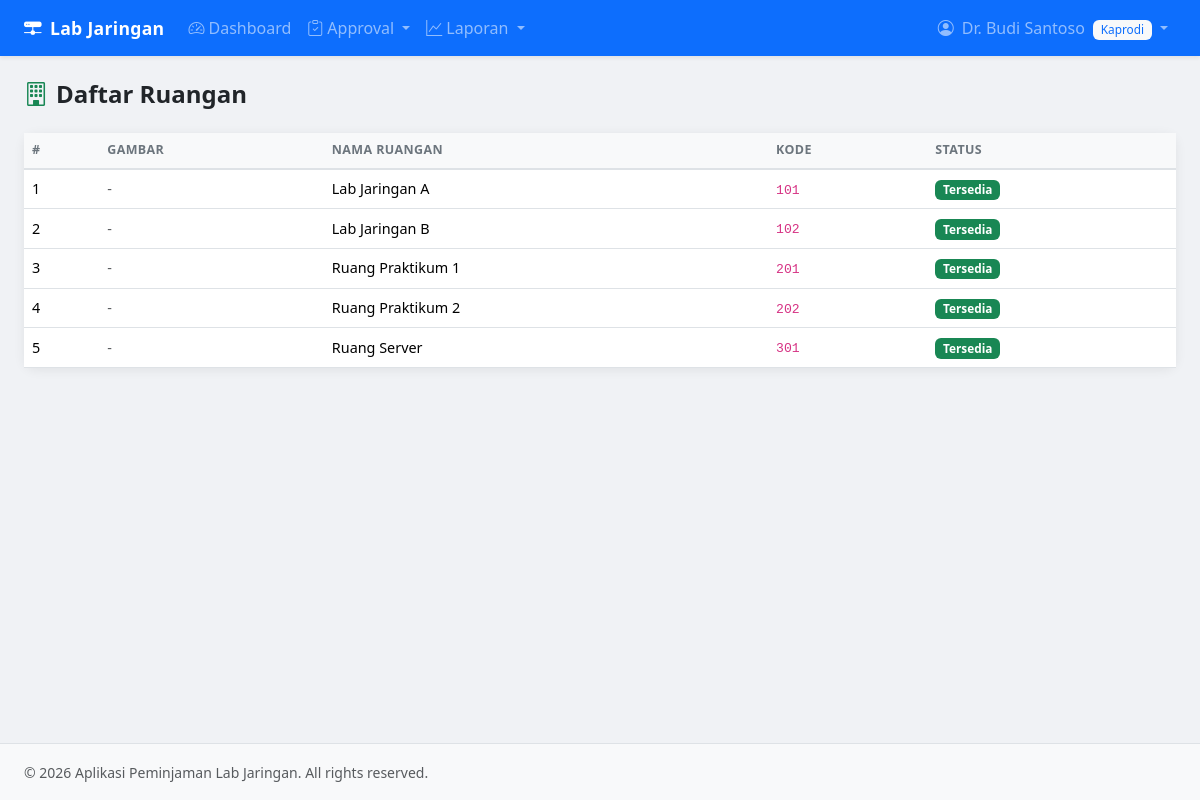
Before: /pages/kaprodi/ruangan.php (signed in) with the older database file.
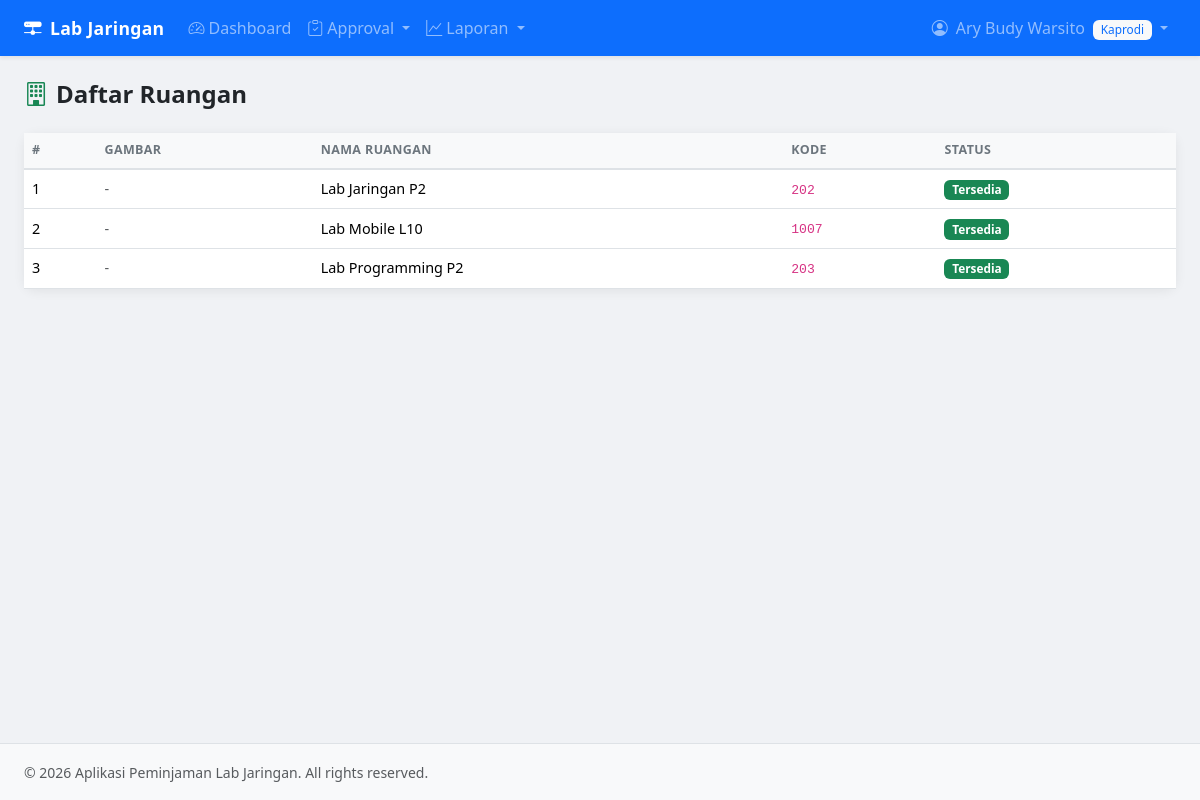
After: the same page with the newer database file.
### tables this page shows
CREATE TABLE IF NOT EXISTS `ruangan` (
  `id` int NOT NULL AUTO_INCREMENT,
  `namaRuangan` text NOT NULL,
  `SN` int NOT NULL COMMENT 'Nomor/Kode Ruangan',
  `gambar` varchar(255) DEFAULT NULL,
  `status_ruangan` enum('Tersedia','Dipakai','Rusak') NOT NULL DEFAULT 'Tersedia',
  PRIMARY KEY (`id`),
  UNIQUE KEY `SN` (`SN`)
);

### pages/kaprodi/ruangan.php (the view, shortened to what this page needs)
<?php
require_once __DIR__ . '/../../includes/db.php';
require_once __DIR__ . '/../../includes/auth.php';
$list = $conn->query("SELECT * FROM ruangan ORDER BY namaRuangan");
require_once __DIR__ . '/../../includes/header.php';
?>
<h4 class="fw-bold mb-4"><i class="bi bi-building me-2 text-success"></i>Daftar Ruangan</h4>
<div class="card">
<div class="card-body p-0">
<div class="table-responsive">
<table class="table table-hover mb-0">
  <thead><tr><th>#</th><th>Gambar</th><th>Nama Ruangan</th><th>Kode</th><th>Status</th></tr></thead>
  <tbody>
  <?php $i=1; while ($r = $list->fetch_assoc()): ?>
  <tr>
    <td><?= $i++ ?></td>
    <td><?= $r['gambar'] ? '<img src="'.UPLOAD_URL.$r['gambar'].'" class="thumb">' : '<span class="text-muted">-</span>' ?></td>
    <td><?= sanitize($r['namaRuangan']) ?></td>
    <td><code><?= $r['SN'] ?></code></td>
    <td><?= badgeStatus($r['status_ruangan']) ?></td>
  </tr>
  <?php endwhile; ?>
  </tbody>
</table>
</div></div></div>
<?php require_once __DIR__ . '/../../includes/footer.php'; ?>

### includes/header.php (shortened to what this page needs)
<!DOCTYPE html>
<html lang="id">
<head>
<link href="https://cdn.jsdelivr.net/npm/bootstrap@5.3.3/dist/css/bootstrap.min.css" rel="stylesheet">
<link href="https://cdn.jsdelivr.net/npm/bootstrap-icons@1.11.3/font/bootstrap-icons.min.css" rel="stylesheet">
<link href="<?= BASE_URL ?>/assets/css/style.css" rel="stylesheet">
</head>
<body>
<nav class="navbar navbar-expand-lg navbar-dark bg-primary shadow-sm sticky-top">
  <div class="container-fluid px-4">
    <a class="navbar-brand fw-bold" href="<?= BASE_URL ?>/dashboard.php">
      <i class="bi bi-hdd-network-fill me-2"></i>Lab Jaringan
    </a>
    <div class="collapse navbar-collapse" id="navMain">
      <ul class="navbar-nav me-auto mb-2 mb-lg-0">
        <li class="nav-item">
          <a class="nav-link" href="<?= BASE_URL ?>/dashboard.php">
            <i class="bi bi-speedometer2 me-1"></i>Dashboard
          </a>
        </li>
        <?php if ($_SESSION['role'] === 'kaprodi'): ?>
        <li class="nav-item dropdown">
          <a class="nav-link dropdown-toggle" href="#" data-bs-toggle="dropdown">
            <i class="bi bi-clipboard-check me-1"></i>Approval
          </a>
        </li>
        <li class="nav-item dropdown">
          <a class="nav-link dropdown-toggle" href="#" data-bs-toggle="dropdown">
            <i class="bi bi-graph-up me-1"></i>Laporan
          </a>
        </li>
        <?php endif; ?>
      </ul>
      <ul class="navbar-nav">
        <li class="nav-item dropdown">
          <a class="nav-link dropdown-toggle" href="#" data-bs-toggle="dropdown">
            <i class="bi bi-person-circle me-1"></i>
            <?= sanitize($_SESSION['nama']) ?>
            <span class="badge bg-light text-primary ms-1 fw-normal">
              <?= ucfirst($_SESSION['role']) ?>
            </span>
          </a>
        </li>
      </ul>
    </div>
  </div>
</nav>
<div class="container-fluid px-4 py-4">

### includes/auth.php (shortened to what this page needs)
<?php
function sanitize($str) {
    return htmlspecialchars((string)$str, ENT_QUOTES, 'UTF-8');
}
function badgeStatus($status) {
    $map = [
        'Tersedia' => 'success',
        'Dipakai'  => 'primary',
        'Rusak'    => 'danger',
    ];
    $c = $map[$status] ?? 'secondary';
    return '<span class="badge bg-' . $c . '">' . sanitize($status) . '</span>';
}

Changed rows visible on the page:
removed ruangan: namaRuangan "Ruang Praktikum 2", SN "202", status_ruangan "Tersedia"
removed ruangan: namaRuangan "Ruang Server", SN "301", status_ruangan "Tersedia"
changed ruangan: namaRuangan "Lab Jaringan A" → "Lab Jaringan P2"; SN "101" → "202"
changed ruangan: namaRuangan "Ruang Praktikum 1" → "Lab Mobile L10"; SN "201" → "1007"; moves up the list
changed ruangan: namaRuangan "Lab Jaringan B" → "Lab Programming P2"; SN "102" → "203"
Other visible differences:
$_SESSION['nama']: "Dr. Budi Santoso" → "Ary Budy Warsito"
